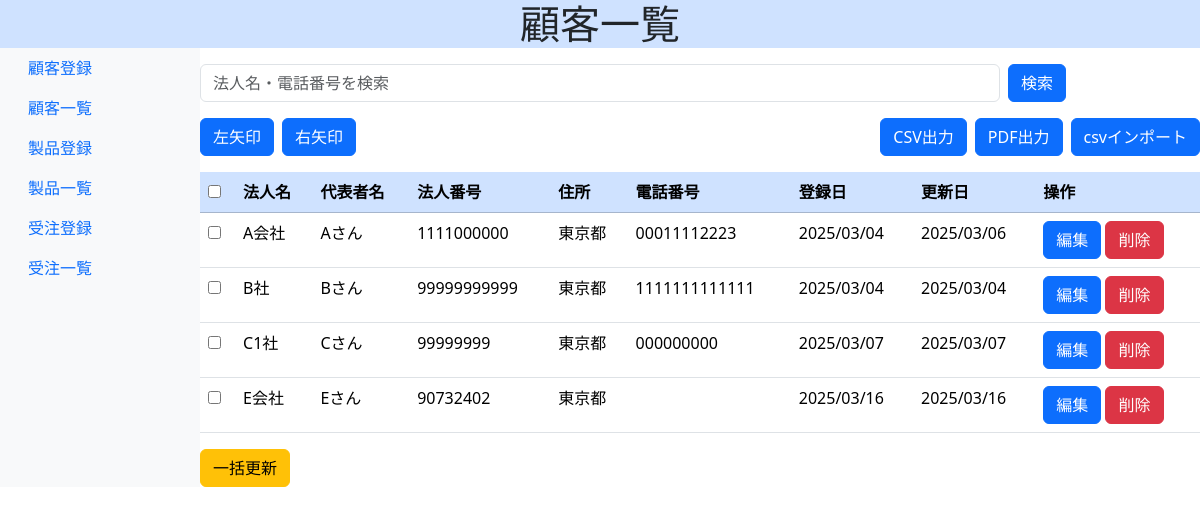
The app's page /customers/ with its own data.
### customers/models.py (models this page shows, shortened)
class Customer(models.Model):
    name = models.CharField('法人名', max_length=255)
    representative_name = models.CharField('代表者名', max_length=255)
    company_number = models.CharField('法人番号',max_length=255, unique=True)
    address = models.CharField('住所', max_length=255)
    phone_number = models.CharField('電話番号',max_length=255,blank=True)
    created_at = models.DateTimeField('登録日',auto_now_add=True)
    updated_at = models.DateTimeField('更新日', auto_now=True)

### customers/views.py (the view)
# urls.py: path("", views.list_2,name='customer_list'),
def list_2(request):
    customers =Customer.objects.all()
    return render(request,'customers/customer_list_2.html',{'customers':customers})

### customers/templates/customers/customer_list_2.html (shortened to what this page needs)
{% extends 'customers/base.html' %}
{% block extra_css %}
{% load static %}
<link rel="stylesheet" href="{% static 'customers/css/modal.css' %}" />
{% endblock %}
{% block content %}
<form action="{% url 'customer_list' %}" method="get" class="mt-3 mb-3 d-flex">
  <input
    type="text"
    name="q"
    class="form-control me-2"
    placeholder="法人名・電話番号を検索"
    value="{{ request.GET.q}}"
    style="width: 800px"
  />
  <button type="submit" class="btn btn-primary">検索</button>
</form>
<div class="d-flex justify-content-between">
  <div class="d-flex gap-2">
    <a href="" class="btn btn-primary mb-3">左矢印</a>
    <a href="" class="btn btn-primary mb-3">右矢印</a>
  </div>
  <div class="d-flex justify-content-end gap-2">
    <a href="{% url 'customer_export_csv' %}" class="btn btn-primary mb-3"
      >CSV出力</a
    >
    <a href="{% url 'customer_export_pdf' %}" class="btn btn-primary mb-3"
      >PDF出力</a
    >
    <button
      type="button"
      class="btn btn-primary mb-3"
      data-bs-toggle="modal"
      data-bs-target="#exampleModal"
    >
      csvインポート
    </button>
  </div>
</div>
<table class="table">
  <thead class="table-primary">
    <tr>
      <th><input type="checkbox" id="select-all" /></th>
      <th>法人名</th>
      <th>代表者名</th>
      <th>法人番号</th>
      <th>住所</th>
      <th>電話番号</th>
      <th>登録日</th>
      <th>更新日</th>
      <th>操作</th>
    </tr>
  </thead>
  {% for customer in customers %}
  <tr>
    <td>
      <input type="checkbox" class="select-item" value="{{ customer.id }}" />
    </td>
    <td>{{ customer.name }}</td>
    <td>{{ customer.representative_name }}</td>
    <td>{{ customer.company_number }}</td>
    <td>{{ customer.address }}</td>
    <td>{{ customer.phone_number }}</td>
    <td>{{ customer.created_at|date:"Y/m/d" }}</td>
    <td>{{ customer.updated_at|date:"Y/m/d" }}</td>
    <td>
      <a href="{% url 'customer_update' customer.pk %}" class="btn btn-primary"
        >編集</a
      >
      <a
        href="#"
        class="delete-btn btn btn-danger"
        data-customer-id="{{ customer.id }}"
        data-customer-name="{{ customer.name }}"
        >削除</a
      >
    </td>
  </tr>
  {% endfor %}
</table>
<button id="bulk-update-btn" class="btn btn-warning">一括更新</button>
{% endblock %}

### customers/templates/customers/base.html (shortened to what this page needs)
{% load static %}
<!DOCTYPE html>
<html lang="ja">
  <head>
    <link
      href="https://cdn.jsdelivr.net/npm/bootstrap@5.3.3/dist/css/bootstrap.min.css"
      rel="stylesheet"
    />
    <link rel="stylesheet" href="{% static 'customers/css/styles.css' %}" />
    {% block extra_css %}{% endblock %}
  </head>
  <body>
    <h1 class="text-center custom-bg">
    </h1>
    <div class="container-fluid">
      <div class="row">
        {% include 'sidebar.html' %}
        <main class="col-md-9 col-lg-10 px-0">
          {% block content %} {% endblock %}
        </main>
      </div>
    </div>
  </body>
</body>
</html>

### templates/sidebar.html
<nav class="col-md-3 col-lg-2 d-md-block bg-light sidebar">
  <div class="position-sticky">
    <ul class="nav flex-column">
      <li class="nav-item">
        <a class="nav-link active" href="{% url 'customer_create' %}">
          顧客登録
        </a>
      </li>
      <li class="nav-item">
        <a class="nav-link" href="{% url 'customer_list' %}">顧客一覧</a>
      </li>
      <li class="nav-item">
        <a class="nav-link" href="{% url 'products:product_create' %}"
          >製品登録</a
        >
      </li>
      <li class="nav-item">
        <a class="nav-link" href="{% url 'products:product_list' %}"
          >製品一覧</a
        >
      </li>
      <li class="nav-item">
        <a class="nav-link" href="{% url 'orders:order_create' %}">受注登録</a>
      </li>
      <li class="nav-item">
        <a class="nav-link" href="{% url 'orders:order_list' %}">受注一覧</a>
      </li>
    </ul>
  </div>
</nav>

### customers/static/customers/css/modal.css (style rules this page uses)
button { padding: 10px 20px; font-size: 16px; cursor: pointer; }

### customers/templates/customers/base.html (style rules this page uses)
.custom-bg { background-color: #cfe2ff; }
h1 { margin-bottom: 0; }

### records on screen
Customer: name "A会社", representative_name "Aさん", company_number "1111000000", address "東京都", phone_number "00011112223", created_at "2025/03/04", updated_at "2025/03/06"
Customer: name "B社", representative_name "Bさん", company_number "99999999999", address "東京都", phone_number "1111111111111", created_at "2025/03/04", updated_at "2025/03/04"
Customer: name "C1社", representative_name "Cさん", company_number "99999999", address "東京都", phone_number "000000000", created_at "2025/03/07", updated_at "2025/03/07"
Customer: name "E会社", representative_name "Eさん", company_number "90732402", address "東京都", created_at "2025/03/16", updated_at "2025/03/16"
